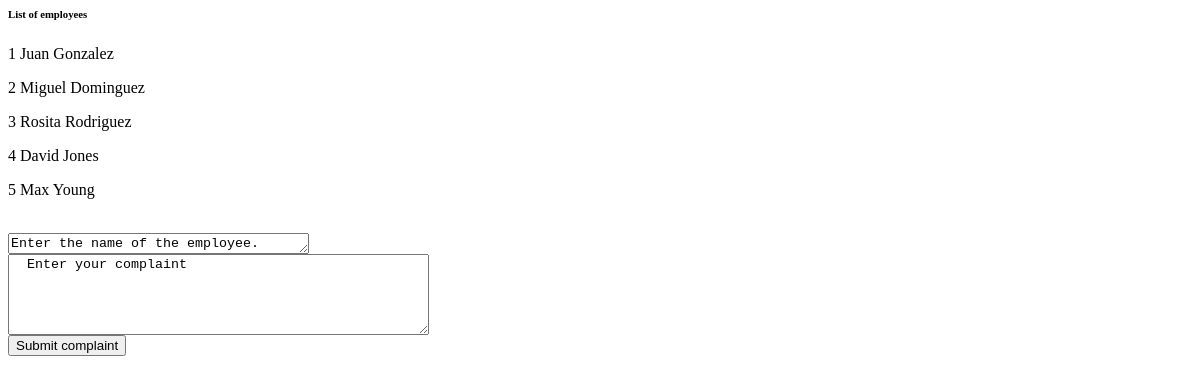
The page /show_complaint_form/ on the database as committed earlier.
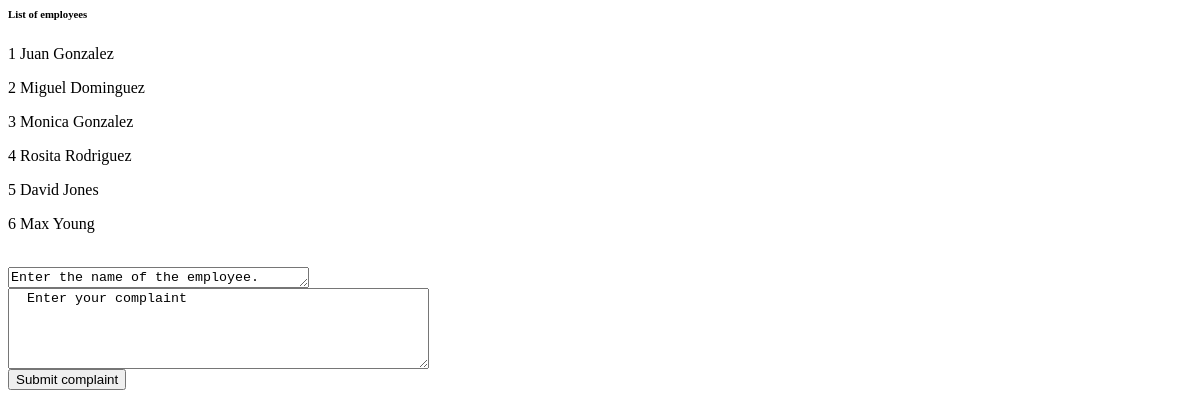
The same page on the database as committed later.
### tables this page shows
CREATE TABLE employees (
    emp_id VARCHAR(5) not null,
    password varchar(20) not null,
    emp_fname varchar(20) not null,
    emp_lname varchar(20) not null,
    address varchar(40) not null,
    city varchar(20) not null,
    state nchar(2) not null,
    postal char(5) not null,
    apt varchar(5),
    phone nchar(10) not null,
    ssn varchar(9),
    birthdate DATE not null,
    salary decimal(5,2) not null,
    date_hired [timestamp] timestamp,
    hired nchar(1) not null,
    demotions int,
    compliments int,
    complaints int,
    PRIMARY KEY (emp_id)
    );

### app/models/views.py (the view)
@app.route('/show_complaint_form/')
def show_complaint_form():
    db = db_connect()
    hired_employees = db.select_all_hired_employees()
    return render_template("/complaints.html", employees=hired_employees)

### app/models/models.py (called while the page is built)
    def select_all_hired_employees(self):
        result = self.cur.execute("SELECT * FROM employees WHERE hired = 1").fetchall()
        return result

### app/templates/complaints.html (shortened to what this page needs)
{% if not session['logged_in'] == True %}
<body>
<form action="{{ url_for('submit_complaint') }}" method="POST">
    <h6> List of employees</h6>
    {% for employee in employees %}
    <p>{{ loop.index }} {{ employee[2]}} {{employee[3]}}</p>
    {% endfor %}
    <br /><textarea name="employee" cols="35" rows="1">Enter the name of the employee.
    </textarea>
    <br />
  <textarea name="complaint" cols="50" rows="5">
  Enter your complaint
  </textarea><br />
  <input type="submit" value="Submit complaint">
</form>
{% else %}
{% print(session['logged_in']) %}
<p>You need to log in to do that!</p>
{% endif %}
</body>

Rows that differ between the two databases and show on the page:
added employees: emp_fname "Monica", emp_lname "Gonzalez"
